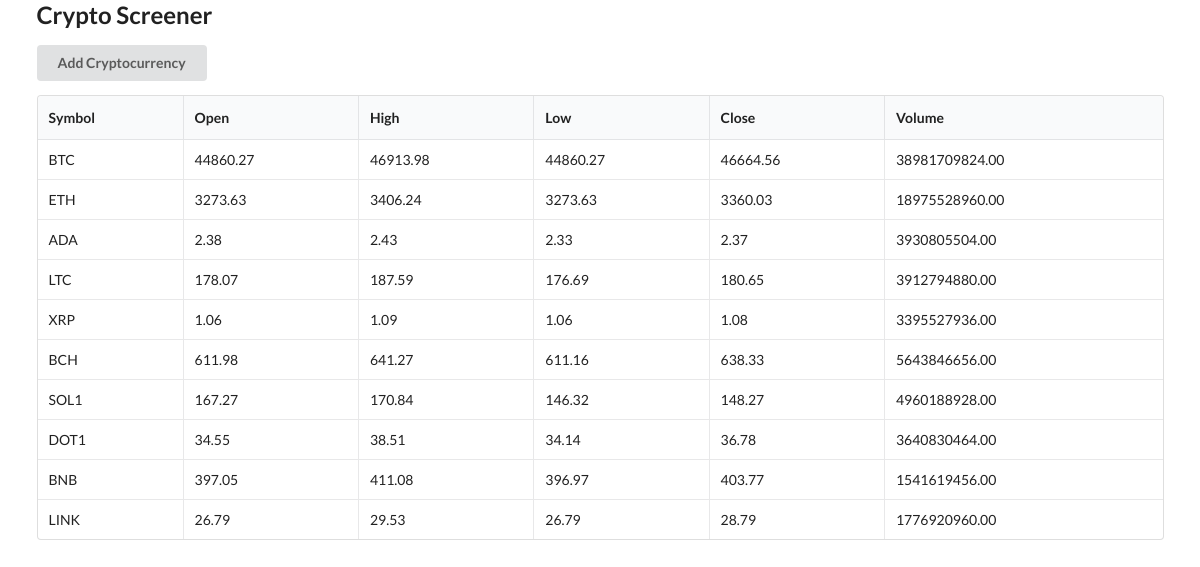
The page / on the database its author committed.
### models.py (models this page shows)
class Crypto(Base):
    __tablename__ = "crypto"
    id = Column(Integer,primary_key=True,index=True)
    symbol = Column(String,unique=True,index=True)
    open =Column(Numeric(10,2))
    high =Column(Numeric(10,2))
    low =Column(Numeric(10,2))
    close =Column(Numeric(10,2))
    volume =Column(Numeric(10,2))

### main.py (the view)
@app.get("/")
def home(request:Request,db:Session=Depends(get_db)):
    crypto = db.query(Crypto)
    print(crypto)
    return templates.TemplateResponse("home.html",{
        "request":request,
        "cryptoes":crypto,
    })

### templates/home.html (shortened to what this page needs)
{% extends "layout.html" %}
{% block content %}
<div>  <button id="add_crpyto" class="ui button"> Add Cryptocurrency </button></div>
<table class="ui celled table">
    <thead>
      <tr><th>Symbol</th>
      <th>Open</th>
      <th>High</th>
      <th>Low</th>
      <th>Close</th>
      <th>Volume</th>
    </tr></thead>
    <tbody>
      {% for crypto in cryptoes %}
      <tr>
        <td >{{crypto.symbol}}</td>
        <td >{{crypto.open}}</td>
        <td >{{crypto.high}}</td>
        <td >{{crypto.low}}</td>
        <td >{{crypto.close}}</td>
        <td >{{crypto.volume}}</td>
      </tr>
      {% endfor %}
    </tbody>
  </table>
{% endblock %}

### templates/layout.html (shortened to what this page needs)
<html>
    <head>
        <link rel="stylesheet" href="https://cdn.jsdelivr.net/npm/semantic-ui@2.4.2/dist/semantic.min.css">
    </head>
    <body>
        <div class="ui container">
            <h2>Crypto Screener</h2>
            {% block content %}
            {% endblock %}
        </div>
    </body>
</html>

### rows shown on the page
Crypto: symbol "BTC", open "44860.27", high "46913.98", low "44860.27", close "46664.56", volume "38981709824.00"
Crypto: symbol "ETH", open "3273.63", high "3406.24", low "3273.63", close "3360.03", volume "18975528960.00"
Crypto: symbol "ADA", open "2.38", high "2.43", low "2.33", close "2.37", volume "3930805504.00"
Crypto: symbol "LTC", open "178.07", high "187.59", low "176.69", close "180.65", volume "3912794880.00"
Crypto: symbol "XRP", open "1.06", high "1.09", low "1.06", close "1.08", volume "3395527936.00"
Crypto: symbol "BCH", open "611.98", high "641.27", low "611.16", close "638.33", volume "5643846656.00"
Crypto: symbol "SOL1", open "167.27", high "170.84", low "146.32", close "148.27", volume "4960188928.00"
Crypto: symbol "DOT1", open "34.55", high "38.51", low "34.14", close "36.78", volume "3640830464.00"
Crypto: symbol "BNB", open "397.05", high "411.08", low "396.97", close "403.77", volume "1541619456.00"
Crypto: symbol "LINK", open "26.79", high "29.53", low "26.79", close "28.79", volume "1776920960.00"
